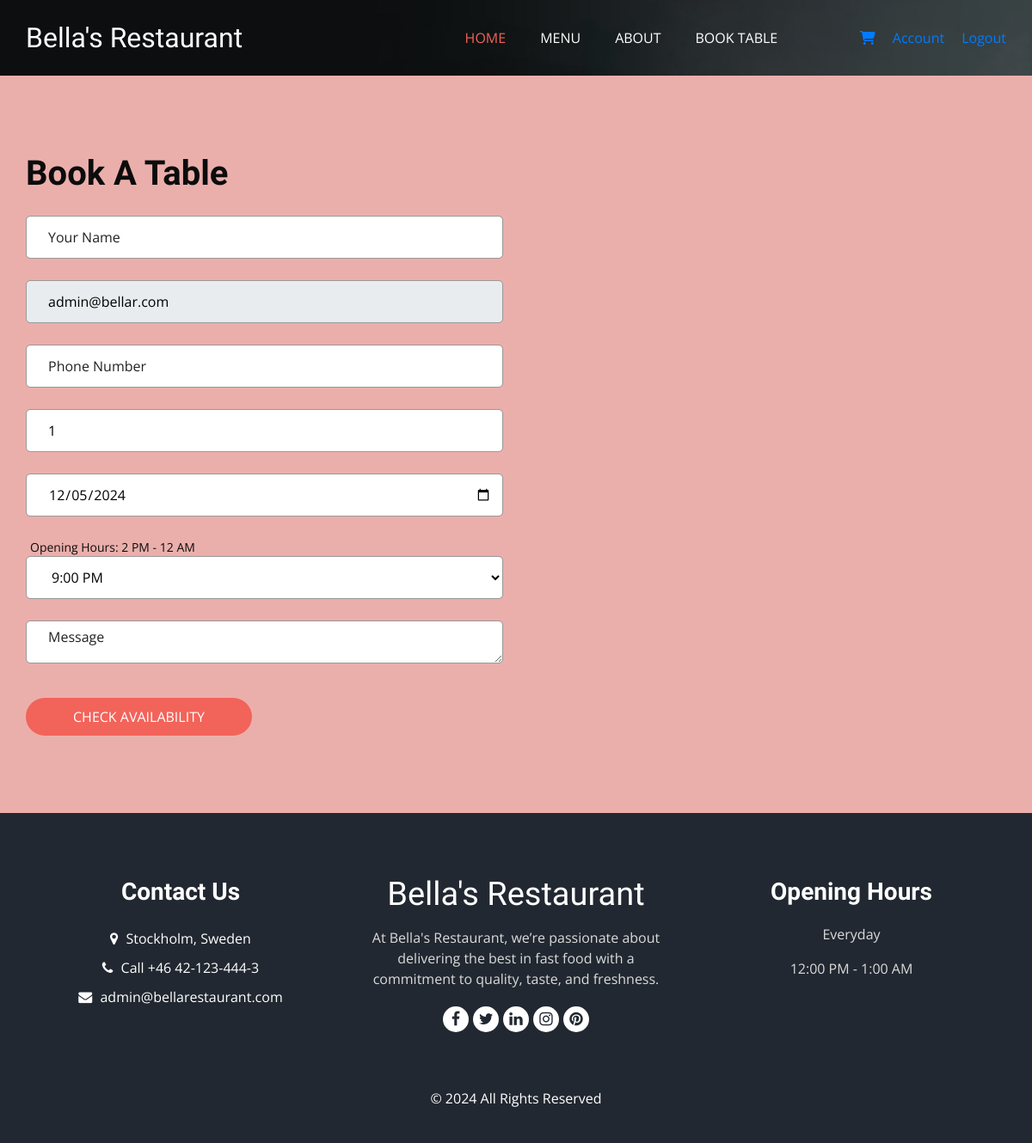
Before: /book/ (signed in) with the older database file.
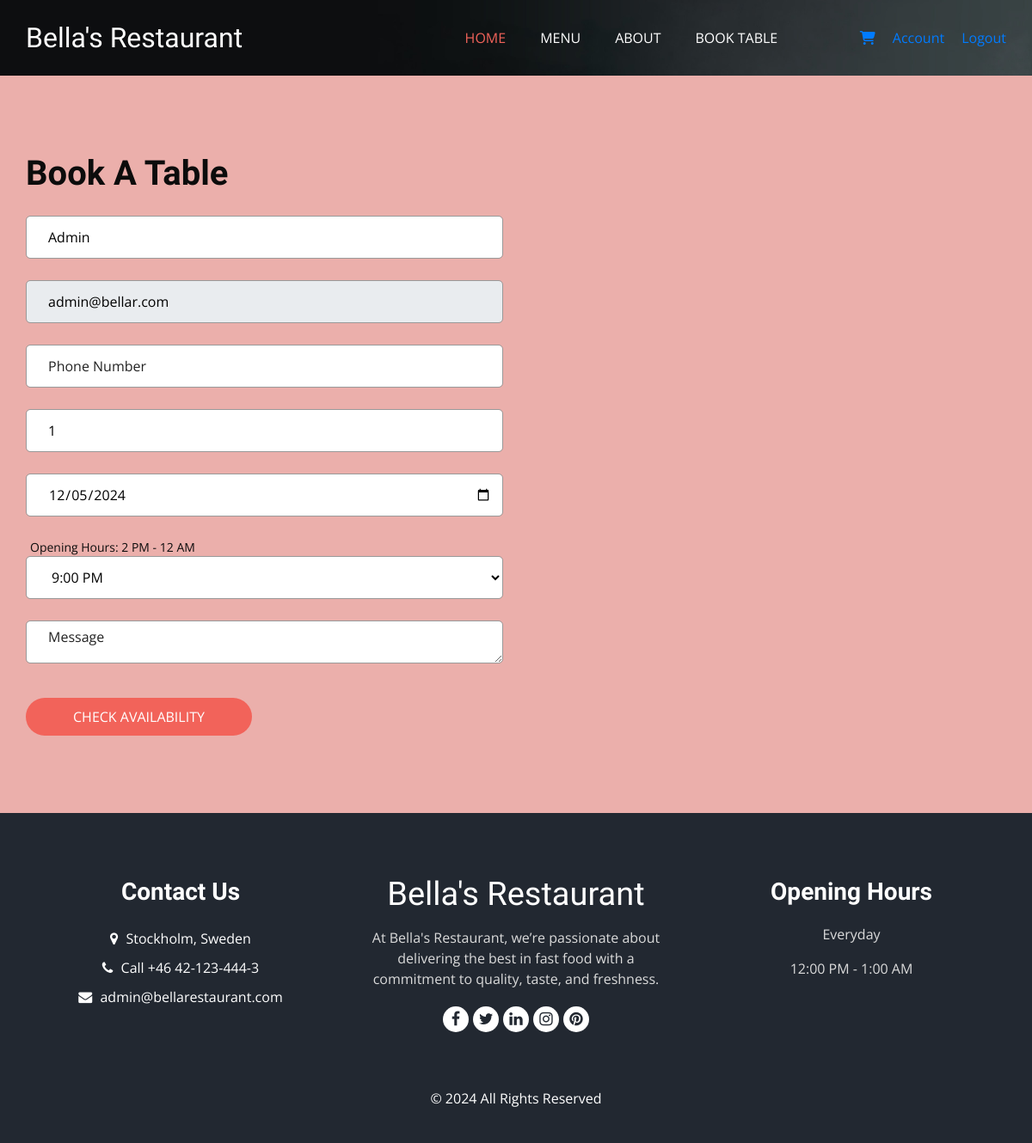
After: the same page with the newer database file.
### home/models.py (models this page shows, shortened)
class User(AbstractUser):
    REQUIRED_FIELDS = []
    USERNAME_FIELD = "email"
    username = None
    objects = UserManager()
    id = models.UUIDField(primary_key=True, default=uuid.uuid4, editable=False)
    email = models.EmailField("email address", blank=False, null=False, unique=True)
    address = models.TextField(blank=True, null=True, default="")
    phone = models.TextField(blank=True, null=True, default="")
    is_phone_verified = models.BooleanField(default=False)
    city = models.TextField(blank=True, null=True, default="")
    state = models.TextField(blank=True, null=True, default="")
    country = models.TextField(blank=True, null=True, default="Sweden")
    created_at = models.DateTimeField(auto_now_add=True, editable=False)
    updated_at = models.DateTimeField(auto_now=True)

### home/views.py (the view, shortened to what this page needs)
# urls.py: path('book/', views.book, name="book"),
def book(request, booking_id=None):
    if not request.user.is_authenticated:
        return redirect('/login?next=/book')
    if request.user.groups.filter(name="manager").exists():
        return redirect('manager-account')
    context = {'is_authenticated': request.user.is_authenticated,
               'user': request.user if request.user.is_authenticated else None,
               'booking_data': None
    }
    if booking_id:
        booking_data = TableBooking.objects.filter(user=request.user, id=booking_id)
        if booking_data.exists():
            context['booking_data'] = booking_data.first()
    return render(request, 'home/book.html', context)

### home/templates/home/book.html (shortened to what this page needs)
{% extends 'home/base.html' %}
{% load static %}
{% block content %}
    <body class="sub_page">
    <div class="hero_area">
        <div class="bg-box">
            <img src="{% static 'images/hero-bg.jpg' %}" alt="">
        </div>
        {% include 'home/partials/_header.html' %}
    </div>
    <section class="book_section layout_padding">
        <div class="container">
            <div class="heading_container">
                <h2>
                    {% if booking_data %}
                        Update your Booking
                    {% else %}
                        Book A Table
                    {% endif %}
                </h2>
            </div>
            <div class="row">
                <div class="col-md-6">
                    <div class="form_container">
                        {% include 'home/partials/_booking.html' %}
                    </div>
                </div>
                <div class="col-md-6">
                </div>
            </div>
        </div>
    </section>
    {% include 'home/partials/_footer.html' %}
{% endblock %}

### home/templates/home/partials/_booking.html (shortened to what this page needs)
{% load static %}
<form action="" method="post" id="table-booking-form">
    <div>
        {% if user %}
            <input type="text" name="name" id="name" class="form-control" placeholder="Your Name"
                   value="{{ user.first_name }}"/>
        {% else %}
            <input type="text" name="name" id="name" class="form-control" placeholder="Your Name"/>
        {% endif %}
    </div>
    <div>
        {% if user %}
            <input type="email" name="email" id="email" class="form-control" placeholder="Your Email"
                   value="{{ user.email }}" disabled/>
        {% else %}
            <input type="email" name="email" id="email" class="form-control" placeholder="Your Email"/>
        {% endif %}
    </div>
    <div>
        {% if booking_data %}
            <input type="text" name="phone" id="phone" class="form-control" placeholder="Phone Number"
                   value="{{ booking_data.booking_phone }}" pattern="[\+0-9]*"/>
        {% else %}
            <input type="text" name="phone" id="phone" class="form-control" placeholder="Phone Number"
                   value="{{ user.phone }}" pattern="[\+0-9]*"/>
        {% endif %}
    </div>
    <div>
        {% if booking_data %}
            <input type="number" name="people" id="people" class="form-control" value="{{ booking_data.people }}"
                   placeholder="How many persons?" min="1" required pattern="^[1-9]\d*$"/>
        {% else %}
            <input type="number" name="people" id="people" class="form-control" value="1"
                   placeholder="How many persons?"
                   min="1" required pattern="^[1-9]\d*$"/>
        {% endif %}
    </div>
    <div>
        {% if booking_data %}
            <input type="date" id="date-picker" name="date-picker" class="form-control"
                   value={{ booking_data.booking_date|date:"Y-m-d" }} required>
        {% else %}
            <input type="date" id="date-picker" name="date-picker" class="form-control" required>
        {% endif %}
    </div>
    <div>
        <div style="margin-left: 5px; font-size: 14px"> Opening Hours: 2 PM - 12 AM</div>
        <select id="time-picker" name="time-picker" class="form-control" required></select>
    </div>
    <textarea
            class="form-control"
            name="message"
            id="message"
            rows="3"
            placeholder="Message"
    ></textarea>
</form>
<div class="btn_box">
    <button id="submit-btn">
        Check Availability
    </button>
</div>

Changed rows visible on the page:
changed User "admin@bellar.com": name (not shown) → "Admin"
